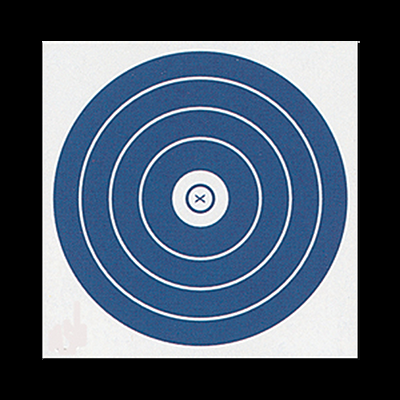
#> input picture delta.webp, 400 x 400 px
$ python -i crop.py   (imports and definitions only)
#> lines starting #> are read from the running program, lines starting #| are printed output that depends on the picture; after the words box and inside, x2 and y2 are one past the last pixel; in counts of white or black regions, pixels touching at a corner belong together
#> further down, picture is the input picture: shape (400, 400, 3); mean B, G, R 108.1, 90.8, 76.4
### util/geometry.py
import cv2
import numpy as np
import math

# [20 lines left out: functions findCenters, isOutOfBoundCircle, not called in this run]

circularityCutoff = 0.75
# [10 lines left out: function findCircles, not called in this run]

distanceCutoff = 20
radiusCutoff = 10
radiiCountCutoff = 1
# [25 lines left out: function findRadii, not called in this run]
epsilonCoef = 0.04
aspectRatioCutoff = 0.05
def findLargestSquare(contours, shape):
    largestSquare = None
    largestSquareArea = shape[0] * shape[1] / 16
    for contour in contours:
        area = cv2.contourArea(contour)
        if area > largestSquareArea:
            perimeter = cv2.arcLength(contour, True)
            approx = cv2.approxPolyDP(contour, perimeter * epsilonCoef, True)
            if len(approx) == 4:
                _, _, w, h = cv2.boundingRect(approx)
                aspectRatio = float(w) / h
                if abs(1 - aspectRatio) < aspectRatioCutoff:
                    largestSquare = approx
                    largestSquareArea = area
    return largestSquare
def orderPoints(points):
    points = np.array(points).reshape(4, 2)
    s = points.sum(axis=1)
    diff = np.diff(points, axis=1)

    ordered = np.zeros((4, 2), dtype="float32")
    ordered[0] = points[np.argmin(s)]
    ordered[2] = points[np.argmax(s)]
    ordered[1] = points[np.argmin(diff)]
    ordered[3] = points[np.argmax(diff)]

    return ordered

### util/crop.py
import cv2
from geometry import findLargestSquare, orderPoints
import numpy as np

def crop(image, contours=None):
    if contours is None:
        gray = cv2.cvtColor(image, cv2.COLOR_BGR2GRAY)
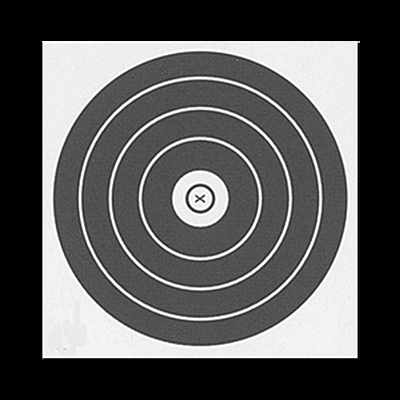
#> gray: shape (400, 400); min 0, max 255, mean 88.5
        edges = cv2.Canny(gray, threshold1=80, threshold2=160)
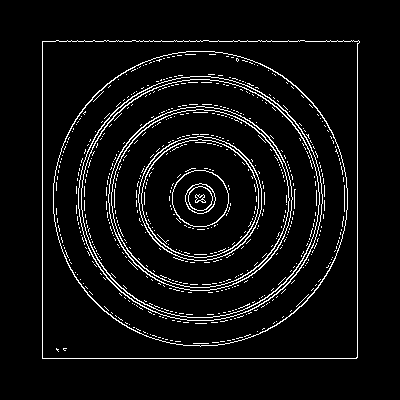
#> edges: shape (400, 400); 5.6% white in thin lines or dots, all inside (x1, y1, x2, y2) = (42, 40, 360, 359)
        edges = cv2.GaussianBlur(edges, (3, 3), 0)
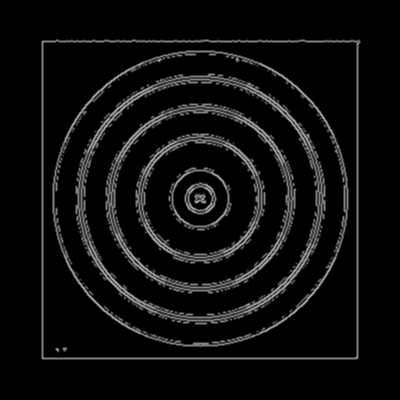
#> edges: shape (400, 400); min 0, max 175, mean 14.4
        contours, _ = cv2.findContours(edges, cv2.RETR_LIST, cv2.CHAIN_APPROX_SIMPLE)
#> contours = 17 contours, 2 with area under 20; largest, box (x1, y1, x2, y2) and area: (41, 39, 361, 360) 101270, (43, 41, 357, 358) 98602, (52, 50, 349, 348) 69424, (54, 52, 346, 345) 65144, (75, 73, 326, 325) 49184
    sourcePoints = findLargestSquare(contours, image.shape)
#> the loop in findLargestSquare, `for contour in contours:` made 17 passes
#> (area, perimeter, w, h, aspectRatio, largestSquare, largestSquareArea) on passes 16 to 17: (98601.5, 1256.4, 314, 316, 0.994, [[44, 42], [356, 43], [354, 357], [43, 356]], 98601.5), (101269.5, 1303.2, 320, 320, 1, [[41, 40], [41, 359], [357, 359], [360, 40]], 101269.5)
#> (area, perimeter) on passes 9 to 14: (13123, 495.6), (22966.5, 652.3), (28252.5, 715.2), (42067, 886.7), (49184, 935.5), (65144.5, 1085.6)
#> after the loop in findLargestSquare, `for contour in contours:`: aspectRatio = 1; h = 320; largestSquareArea = 101269.5; perimeter = 1303.2; w = 320
#> sourcePoints = [[41, 40], [41, 359], [357, 359], [360, 40]]
    if sourcePoints is None:
        h, w, _ = image.shape
        sourcePoints = np.array([[0,0], [w - 1, 0], [w - 1, h - 1], [0, h - 1]], dtype="float32")
    else:
        sourcePoints = orderPoints(sourcePoints)
#> in orderPoints, `s = points.sum(axis=1)`: s = [81, 400, 716, 400]
#> in orderPoints, `diff = np.diff(points, axis=1)`: diff = [-1, 318, 2, -320]
#> sourcePoints = [[41, 40], [360, 40], [357, 359], [41, 359]]

    W, H = 1000, 1000
    destinationPoints = np.array([
        [0, 0],
        [W - 1, 0],
        [W - 1, H - 1],
        [0, H - 1]
    ], dtype="float32")
    T = cv2.getPerspectiveTransform(sourcePoints, destinationPoints)
#> T = [[3.13, -5.56e-18, -128.2], [0, 3.1, -123.9], [-2.23e-19, -2.94e-05, 1]]
    warped = cv2.warpPerspective(image, T, (W, H))
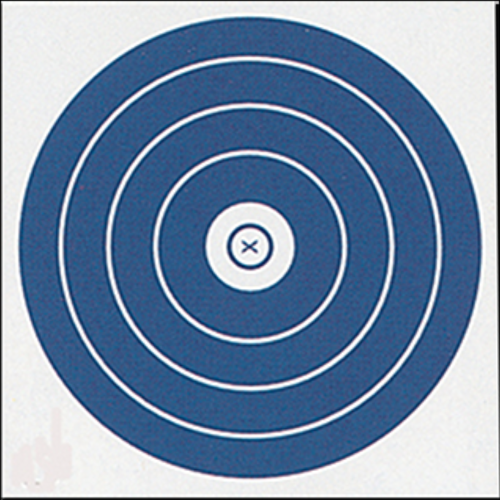
#> warped: shape (1000, 1000, 3) (shown at 1/2 size); mean B, G, R 170.4, 143.2, 120.5
    return warped

>>> import cv2
>>> picture = cv2.imread('../delta.webp')
>>> result = crop(picture)
